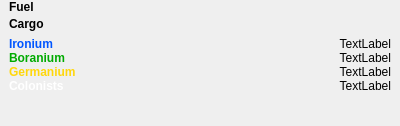
<?xml version="1.0" encoding="UTF-8"?>
<ui version="4.0">
 <class>FleetCargoWidget</class>
 <widget class="QWidget" name="FleetCargoWidget">
  <property name="geometry">
   <rect>
    <x>0</x>
    <y>0</y>
    <width>400</width>
    <height>126</height>
   </rect>
  </property>
  <property name="windowTitle">
   <string>Form</string>
  </property>
  <layout class="QVBoxLayout" name="verticalLayout">
   <property name="spacing">
    <number>0</number>
   </property>
   <property name="margin">
    <number>0</number>
   </property>
   <item>
    <widget class="QWidget" name="widget" native="true">
     <layout class="QFormLayout" name="formLayout">
      <property name="verticalSpacing">
       <number>3</number>
      </property>
      <property name="topMargin">
       <number>0</number>
      </property>
      <property name="bottomMargin">
       <number>6</number>
      </property>
      <item row="0" column="0">
       <widget class="QLabel" name="label">
        <property name="font">
         <font>
          <family>Arial</family>
          <weight>75</weight>
          <bold>true</bold>
         </font>
        </property>
        <property name="text">
         <string>Fuel</string>
        </property>
       </widget>
      </item>
      <item row="0" column="1">
       <widget class="CargoWidget" name="fuelWidget" native="true">
        <property name="font">
         <font>
          <family>Arial</family>
         </font>
        </property>
       </widget>
      </item>
      <item row="1" column="0">
       <widget class="QLabel" name="label_2">
        <property name="font">
         <font>
          <family>Arial</family>
          <weight>75</weight>
          <bold>true</bold>
         </font>
        </property>
        <property name="text">
         <string>Cargo</string>
        </property>
       </widget>
      </item>
      <item row="1" column="1">
       <widget class="QWidget" name="cargoWidget" native="true">
        <property name="font">
         <font>
          <family>Arial</family>
         </font>
        </property>
       </widget>
      </item>
     </layout>
    </widget>
   </item>
   <item>
    <widget class="QWidget" name="widget_2" native="true">
     <property name="sizePolicy">
      <sizepolicy hsizetype="Preferred" vsizetype="MinimumExpanding">
       <horstretch>0</horstretch>
       <verstretch>0</verstretch>
      </sizepolicy>
     </property>
     <layout class="QFormLayout" name="formLayout_2">
      <property name="verticalSpacing">
       <number>0</number>
      </property>
      <property name="topMargin">
       <number>0</number>
      </property>
      <property name="bottomMargin">
       <number>0</number>
      </property>
      <item row="0" column="0">
       <widget class="QLabel" name="label_3">
        <property name="font">
         <font>
          <family>Arial</family>
          <weight>75</weight>
          <bold>true</bold>
         </font>
        </property>
        <property name="styleSheet">
         <string notr="true">color: rgb(0, 85, 255)</string>
        </property>
        <property name="text">
         <string>Ironium</string>
        </property>
       </widget>
      </item>
      <item row="0" column="1">
       <widget class="QLabel" name="ironiumLabel">
        <property name="font">
         <font>
          <family>Arial</family>
         </font>
        </property>
        <property name="text">
         <string>TextLabel</string>
        </property>
        <property name="alignment">
         <set>Qt::AlignRight|Qt::AlignTrailing|Qt::AlignVCenter</set>
        </property>
       </widget>
      </item>
      <item row="1" column="0">
       <widget class="QLabel" name="label_5">
        <property name="font">
         <font>
          <family>Arial</family>
          <weight>75</weight>
          <bold>true</bold>
         </font>
        </property>
        <property name="styleSheet">
         <string notr="true">color: rgb(0, 170, 0)</string>
        </property>
        <property name="text">
         <string>Boranium</string>
        </property>
       </widget>
      </item>
      <item row="1" column="1">
       <widget class="QLabel" name="boraniumLabel">
        <property name="font">
         <font>
          <family>Arial</family>
         </font>
        </property>
        <property name="text">
         <string>TextLabel</string>
        </property>
        <property name="alignment">
         <set>Qt::AlignRight|Qt::AlignTrailing|Qt::AlignVCenter</set>
        </property>
       </widget>
      </item>
      <item row="2" column="0">
       <widget class="QLabel" name="label_7">
        <property name="font">
         <font>
          <family>Arial</family>
          <weight>75</weight>
          <bold>true</bold>
         </font>
        </property>
        <property name="styleSheet">
         <string notr="true">color: rgb(255, 215, 12)</string>
        </property>
        <property name="text">
         <string>Germanium</string>
        </property>
       </widget>
      </item>
      <item row="2" column="1">
       <widget class="QLabel" name="germaniumLabel">
        <property name="font">
         <font>
          <family>Arial</family>
         </font>
        </property>
        <property name="text">
         <string>TextLabel</string>
        </property>
        <property name="alignment">
         <set>Qt::AlignRight|Qt::AlignTrailing|Qt::AlignVCenter</set>
        </property>
       </widget>
      </item>
      <item row="3" column="0">
       <widget class="QLabel" name="label_9">
        <property name="font">
         <font>
          <family>Arial</family>
          <weight>75</weight>
          <bold>true</bold>
         </font>
        </property>
        <property name="styleSheet">
         <string notr="true">color: white</string>
        </property>
        <property name="text">
         <string>Colonists</string>
        </property>
       </widget>
      </item>
      <item row="3" column="1">
       <widget class="QLabel" name="colonistsLabel">
        <property name="font">
         <font>
          <family>Arial</family>
         </font>
        </property>
        <property name="text">
         <string>TextLabel</string>
        </property>
        <property name="alignment">
         <set>Qt::AlignRight|Qt::AlignTrailing|Qt::AlignVCenter</set>
        </property>
       </widget>
      </item>
     </layout>
    </widget>
   </item>
  </layout>
 </widget>
 <customwidgets>
  <customwidget>
   <class>CargoWidget</class>
   <extends>QWidget</extends>
   <header>cargo_widget.h</header>
   <container>1</container>
  </customwidget>
 </customwidgets>
 <resources/>
 <connections/>
</ui>
